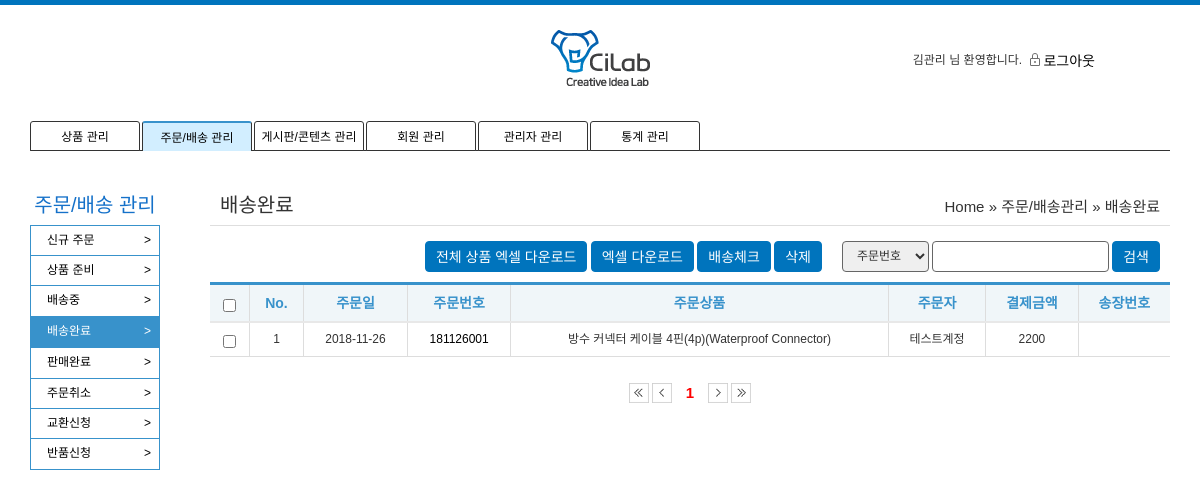
The page /admin/order/list.php?type=4 (signed in) on the database its author committed.
### tables this page shows
CREATE TABLE `tb_product` (
  `pk_no` int(11) NOT NULL,
  `fd_name` varchar(50) DEFAULT NULL,
  `fd_price` int(11) DEFAULT NULL,
  `fd_category` varchar(50) DEFAULT NULL,
  `fd_content` longtext,
  `fd_stock` int(11) DEFAULT NULL,
  `fd_date` varchar(50) DEFAULT NULL,
  `fd_status` varchar(50) DEFAULT NULL,
  `fd_delivery` int(11) DEFAULT NULL,
  `fd_made` varchar(50) DEFAULT NULL,
  `fd_main_img` varchar(200) DEFAULT NULL,
  `fd_new_main_img` varchar(200) DEFAULT NULL,
  `fd_sub_img` varchar(200) DEFAULT NULL,
  `fd_new_sub_img` varchar(200) DEFAULT NULL,
  `fd_option` varchar(200) DEFAULT NULL,
  `fk_admin` varchar(50) DEFAULT NULL
);

CREATE TABLE `tb_order` (
  `pk_no` int(11) NOT NULL,
  `fk_order_number` varchar(50) DEFAULT NULL,
  `fd_date` date DEFAULT NULL,
  `fd_product_no` int(11) DEFAULT NULL,
  `fd_product_name` varchar(50) DEFAULT NULL,
  `fd_product_option` varchar(50) DEFAULT NULL,
  `fd_product_count` int(11) DEFAULT NULL,
  `fd_order_id` varchar(50) DEFAULT NULL,
  `fd_order_hp` varchar(50) DEFAULT NULL,
  `fd_order_name` varchar(50) DEFAULT NULL,
  `fd_order_mail` varchar(50) DEFAULT NULL,
  `fd_del_name` varchar(50) DEFAULT NULL,
  `fd_del_zip` varchar(50) DEFAULT NULL,
  `fd_del_address1` varchar(50) DEFAULT NULL,
  `fd_del_address2` varchar(50) DEFAULT NULL,
  `fd_del_address3` varchar(50) DEFAULT NULL,
  `fd_del_address4` varchar(50) DEFAULT NULL,
  `fd_del_hp` varchar(50) DEFAULT NULL,
  `fd_del_comment` varchar(50) DEFAULT NULL,
  `fd_price` int(11) DEFAULT NULL,
  `fd_del_fee` int(11) DEFAULT '0',
  `fd_payment` varchar(50) DEFAULT NULL,
  `fd_paynum` varchar(50) DEFAULT NULL,
  `fd_invoice_number` varchar(50) DEFAULT NULL,
  `fd_status` varchar(50) DEFAULT '1',
  `fd_status_msg` varchar(200) DEFAULT NULL,
  `fd_imp_uid` varchar(50) DEFAULT NULL,
  `fd_merchant_uid` varchar(50) DEFAULT NULL
);

### admin/order/list.php (the view, shortened to what this page needs)
<?php
	include '../admin_header.php';
	include './side.php';
	include_once("../../common.php");
	$page = $_GET['page'] ?? 1;
	$order_number = $_GET['order_number'] ?? '';
	$product_name = $_GET['product_name'] ?? '';
	$order_name = $_GET['order_name'] ?? '';
	$type = $_GET['type'] ?? 1;
	$date = $_GET['date'] ?? '';
	$total_count = order_get_count($order_number,$order_name,$product_name,$type);
	if($type==1){
		$type_text = '신규 주문';
		$list_text = '결제';
	}else if($type==2){
		$type_text = '상품 준비';
		$list_text = '송장입력';
	}
	else if($type==3){
		$type_text = '배송중';
		$list_text = '송장번호';
	}
	else if($type==4){
		$type_text = '배송완료';
		$list_text = '송장번호';
	}
	$query_string = $_SERVER['QUERY_STRING'];
	$query_arr = explode('&', $query_string);
	$query_string ="";
	foreach ($query_arr as $query) {
		$query_sp = explode('=', $query);
		if($query_sp[0]!='page'){
			$query_string .= $query."&";
		}
	}
?>
<section class="container">
	<div>
		<div class="admin_title"><?=$type_text?></div>
		<div class="admin_position">Home  » 주문/배송관리 » <?=$type_text?></div>
		<hr class="garo" style="display: block;">
	</div>
	<div class="search_div">
		<select id="search_select">
			<option value="order_number">주문번호</option>
		</select>
		<input type="text" id="search_input">
		<a class="btn type05" id="order_search_btn">검색</a>
	</div>
	<div class="btn_div">
		<a class="btn type05" href="../data_download.php?type1=order&type2=1">전체 상품 엑셀 다운로드</a>
		<a class="btn type05" id="chk_down_order">엑셀 다운로드</a>
		<?php
			if($type==1) echo '<a class="btn type05" id="order_chk">주문확인</a>';
			elseif($type==2) echo '<a class="btn type05" id="input_invoice">송장입력 확인</a>';
			elseif ($type==3) echo '<a class="btn type05" id="del_chk">배송체크</a>';
			elseif ($type==4) echo '<a class="btn type05" id="del_finish_chk">배송체크</a>';
		?>
		<a class="btn type05" id="list_del">삭제</a>
	</div>
	<table class="list-table">
		<thead class="admin_list">
			<tr>
				<th class="thead_th">
					<input type="checkbox" id="chk_all">
				</th>
				<th scope="col" class="thead_th">No.</th>
				<th scope="col" class="thead_th">주문일</th>
				<th scope="col" class="thead_th">주문번호</th>
				<th scope="col" class="thead_th">주문상품</th>
				<th scope="col" class="thead_th">주문자</th>
				<th scope="col" class="thead_th">결제금액</th>
				<th scope="col" class="thead_th"><?=$list_text?></th>
			</tr>
		</thead>
		<tbody>
				<?php
					if ($type == 5){
						$result = while_get_order_list_date($page,$order_number,$order_name,$product_name,$type,$date);
					}else{
						$result = while_get_order_list($page,$order_number,$order_name,$product_name,$type);
					}
					while ($r = mysqli_fetch_array($result)) {
				?>
			<tr>
				<td class="tbody_td">
					<input type="checkbox" class="list_chk">
				</td>
				<td class="tbody_td"><?= $r['row']?></td>
				<td class="tbody_td"><?= $r['fd_date']?></td>
				<td class="tbody_td"><a href="detail.php?type=<?=$type?>&no=<?=$r['pk_no']?>"><?= $r['fk_order_number']?></a></td>
				<td class="tbody_td"><?=$r['fd_name']?></td>
				<td class="tbody_td"><?=$r['fd_order_name']?></td>
				<td class="tbody_td"><?=$r['fd_price']?></td>
				<?php
				if($type ==1){
					echo '<td class="tbody_td">'.$r["fd_payment"].'</td>';
				}else if($type ==2){
					echo '<td class="tbody_td"><input type="text" class="input_invoice"></td>';
				}else if($type ==3 || $type ==4 || $type == 5){
					echo '<td class="tbody_td">'.$r['fd_invoice_number'].'</td>';
				}else if($type>=6){
					echo '<td><a class="btn type05" id="show_msg">보기</a><input type="hidden" id="status_msg" value="'.$r['fd_status_msg'].'"></td>';
					echo '<td><a class="btn type05" id="conf_cancel">승인</a></td>';
					echo '<td><a class="btn type05" id="refuse_cancel">반려</a></td>';
				}
				?>
			</tr>
				<?php
				}
				?>
		</tbody>
	</table>
	<div class="page_nav">
		<a href="?<?=$query_string?>page=1">
			<img src="/images/icon/btn_first.png" alt="pre" id="first_img" class="page_nav_btn">
		</a>
		<a href="?<?=$query_string?>page=<?php if($page>1){ echo $page-1;}else{ echo '1';} ?>">
			<img src="/images/icon/btn_prev.png" alt="pre" id="prev_img" class="page_nav_btn" >
		</a>
		<?php
			$page_info = make_page($page,$total_count,$query_string,10);
		?>
		<a href="?<?=$query_string?>page=<?php if($page<$page_info[0]){ echo $page+1;}else{ echo $page_info[1];} ?>">
			<img src="/images/icon/btn_next.png" alt="pre" id="next_img" class="page_nav_btn">
		</a>
		<a href="?<?=$query_string?>page=<?=$page_info[0]?>">
			<img src="/images/icon/btn_last.png" alt="pre" id="last_img" class="page_nav_btn">
		</a>
	</div>
</section>
</body>
</html>

### css/common.css (style rules this page uses)
* { margin:0; padding:0; font-family: 'Noto Sans KR', sans-serif; list-style:none; vertical-align:middle; }
a, div, p, td, th, select,option { font-size:12px; color:#333; }
article, aside, hgroup, header, footer, figure, figcaption, nav, section, time, mark, canvas, video, audio, details, summary { display:block; }
table { border-collapse:collapse; width:100%; }
img { vertical-align:middle; }
img, button { border:0px; }
a { text-decoration:none; }
input { box-sizing:border-box; }

### css/style.css (style rules this page uses)
html { overflow-y: scroll; }
html, body { height: 100%; }
.btn { display: inline-block; line-height: 1.2; cursor: pointer; }
.btn.type05 { padding: 0px 10px; box-sizing: border-box; line-height: 31px; height: 31px; font-size: 14px; color: #fff; vertical-align: middle; border: 1px solid #0074bd; border-radius: 4px; background: #0074bd; }
.page_nav { text-align: center; }

### css/default.css (style rules this page uses)
html { overflow-y:scroll }
body { margin:0;padding:0;font-size:0.75em }
html, h1, h2, h3, h4, h5, h6, form, fieldset, img { margin:0;padding:0;border:0 !important }
article, aside, details, figcaption, figure, footer, header, hgroup, menu, nav, section { display:block }
label, input, button, select, img { vertical-align:middle }
input, button { margin:0;padding:0;font-size:1em }
textarea, select { font-size:1em }
select { margin:0 }
hr { display:none }
a:link, a:visited { color:#000;text-decoration:none }

### admin/css/style.css (style rules this page uses)
* { margin: 0; padding: 0 }
body { font-family: "Lato", sans-serif, "맑은 고딕", font-size : 0.75em; color: #333 }
.container { float: right; width: calc(100% - 200px) !important; font-size: 28px; padding: 0 30px 30px 10px !important; }
hr.garo { border: solid #dedede; border-width: 1px 0 0; margin-top: 5px; margin-bottom: 5px; }
.admin_position { text-align: right; display: inline-block; margin-right: 10px; margin-top: 5px; font-size: 15px; float: right; }
.admin_title { text-align: left; display: inline-block; margin-left: 10px; font-size: 20px; width: 40%; }
.btn_div, .search_div { float: right; margin: 10px; }
#search_select, #search_input, #period_select, .hasDatepicker, #cate_sel { padding: 0px 10px; box-sizing: border-box; line-height: 31px; height: 31px; border-radius: 4px; border-style: solid; border: 1px solid #666; }
.admin_list { border-top: 2px solid #e8e8e8; border-bottom: 2px solid #e8e8e8; background: #f7f7f7; }
.page_nav { margin-top: 15px; text-align: center; }
.page_nav_btn { cursor: pointer; width: 20px; }
#search_select, .month_cal, .day_cal { float: left; }
#search_select { margin-right: 3px; }
table { border-collapse: collapse; border-top: 3px solid #3892cb; margin-bottom: 25px; }
table th { color: #3892cb; background: #f0f6f9; text-align: center; font-size: 14px !important; }
table th, table td { padding: 8px; border: 1px solid #ddd; }
table.list-table th:first-child, table.list-table td:first-child { border-left: 0; }
table.list-table th:last-child, table.list-table td:last-child { border-right: 0; }
table.list-table { text-align: center; }

### css/mobile.css (style rules this page uses)
html { overflow-y:scroll }
body { margin:0;padding:0;font-size:0.75em }
html, h1, h2, h3, h4, h5, h6, form, fieldset, img { margin:0;padding:0;border:0 }
article, aside, details, figcaption, figure, footer, header, hgroup, menu, nav, section { display:block }
label, input, button, select, img { vertical-align:middle }
input, button { margin:0;padding:0;font-size:1em }
input[type=text], input[type=password], input[type=submit], input[type=image], button { border-radius:0;font-size:1em;-webkit-appearance:none }
textarea, select { font-size:1em;font-family:dotum }
select { margin:0 }
hr { display:none }
a:link, a:visited { color:#000;text-decoration:none }

### rows shown on the page
tb_product: row "1", tb_order.fd_date "2018-11-26", tb_order.fk_order_number "181126001", fd_name "방수 커넥터 케이블 4핀(4p)(Waterproof Connector)", tb_order.fd_order_name "테스트계정", tb_order.fd_price "2200"

### other values the page prints
$user_name "김관리"
$type_text "배송완료"
$list_text "송장번호"
